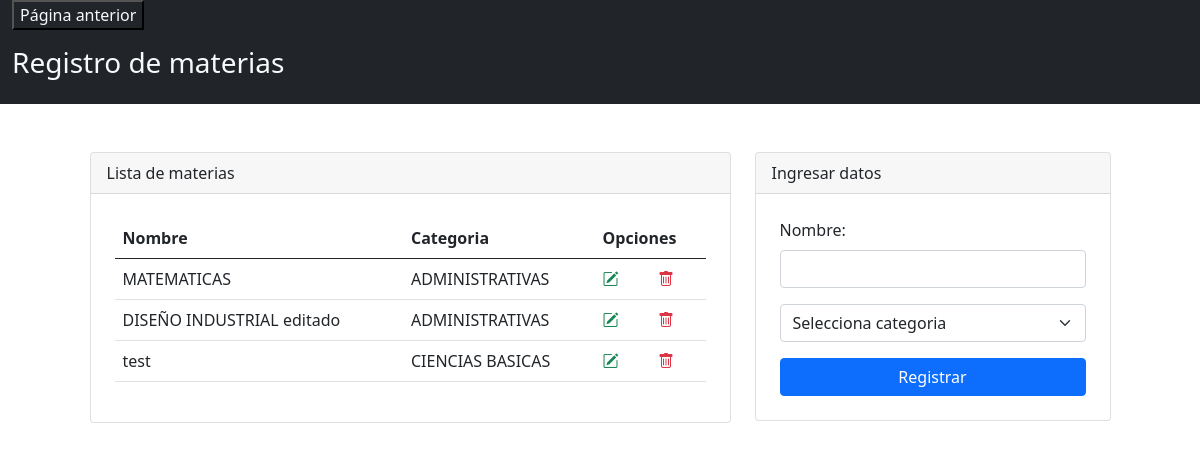
/admin/materias/materias.php, run on the app's committed database.
### tables this page shows
CREATE TABLE `materia` (
  `id` int(11) NOT NULL,
  `nombre` varchar(200) NOT NULL,
  `idcategoria` int(11) DEFAULT NULL,
  `activo` int(11) NOT NULL
);

CREATE TABLE `categorias` (
  `id` int(11) NOT NULL,
  `nombre` varchar(100) NOT NULL,
  `descripcion` varchar(500) NOT NULL,
  `activo` int(11) DEFAULT NULL
);

### admin/materias/materias.php (the view, shortened to what this page needs)
<?php
    include("../../config/db.php");
    ?>
<!DOCTYPE html>
<html lang="es">
<head>
    <link rel="stylesheet" href="https://cdn.jsdelivr.net/npm/bootstrap@5.0.2/dist/css/bootstrap.min.css">
    <link rel="stylesheet" href="https://cdn.jsdelivr.net/npm/bootstrap-icons@1.5.0/font/bootstrap-icons.css">
</head>
<body>
    <?php
    $query = "SELECT m.*, c.nombre as categoria FROM materia as m inner join categorias as c on c.id=m.idcategoria  WHERE  m.activo='1'";
    $materias = mysqli_query($connection, $query);
    ?>
<div class="container-fluid  text-light bg-dark">
    <div>
    <td>
<a href="../dashboard.php" ><input type="button" class="text-light bg-dark" value="Página anterior"></a>
    </div>
    <div class = "row">
            <div class="col-md">
                <header class="py-3">
                    <h3>Registro de materias</h3>
                </header>
            </div>
    </div>
</div>
<div class="container mt-5">
    <div class="row justify-content-center">
        <div class="col-md-7">
            <div class="card">
                <div class="card-header">
                    Lista de materias
                </div>
                <div class="p-4">
                    <table class="table align-middle">
                        <thead>
                            <tr>
                                <th scope="col">Nombre</th>
                                <th scope="col">Categoria</th>
                                <th scope="col" colspan="2">Opciones</th>
                            </tr>
                        </thead>
                        <tbody>
                        <?php
                                foreach ($materias as $dato) {
                            ?>
                            <tr>
                                <td><?php echo $dato['nombre']; ?></td>
                                <td><?php echo $dato['categoria']; ?></td>
                                <td><a class="text-success" href="editar.php?codigo=<?php echo $dato['id']; ?>"><i class="bi bi-pencil-square"></i></a></td>
                                <td><a class="text-danger" href="./delete.php?id=<?php echo $dato['id']; ?>"><i class="bi bi-trash"></i></a></td>
                            </tr>
                            <?php
                                }
                            ?>
                        </tbody>
                    </table>
                </div>
            </div>
        </div>
        <div class="col-md-4">
            <div class="card">
                <div class="card-header">
                    Ingresar datos
                </div>
                <form class="p-4" method="POST" action="registrar.php">
                    <div class="mb-3">
                        <label class="form-label">Nombre: </label>
                        <input type="text" class="form-control" name="txtNombre" autofocus required>
                    </div>
                    <div class="mb-3">
                    <select name="txtCategoria" class="form-select form-select-md" aria-label=".form-select-sm example">
                        <option selected>Selecciona categoria</option>
                    </select>
                    </div>
                    <div class="d-grid">
                        <input type="submit" class="btn btn-primary" value="Registrar">
                    </div>
                </form>
            </div>
        </div>
    </div>
</div>
</body>
</html>

### data on the page
materia: nombre "MATEMATICAS", idcategoria.nombre "ADMINISTRATIVAS"
materia: nombre "DISEÑO INDUSTRIAL editado", idcategoria.nombre "ADMINISTRATIVAS"
materia: nombre "test", idcategoria.nombre "CIENCIAS BASICAS"
